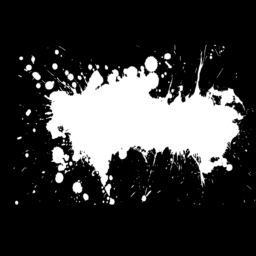
#> input picture noise/rain/3.png, 256 x 256 px, given in place of 3.jpg, which was not available
$ python image_processor.py
#> lines starting #> are read from the running program, lines starting #| are printed output that depends on the picture
#> further down, I is the input picture: shape (256, 256, 3); min 0, max 255, mean 57.2
import numpy as np
import cv2


# [26 lines left out: functions rotate_image, blur_image, not called in this run]


def add_brightness(image):
    image_HLS = cv2.cvtColor(image,cv2.COLOR_RGB2HLS) ## Conversion to HLS
#> image_HLS: shape (256, 256, 3); mean of channels 0, 1, 2 0, 57.2, 0
    image_HLS = np.array(image_HLS, dtype = np.float64)
#> image_HLS: shape (256, 256, 3) float64; mean of channels 0, 1, 2 0, 57.2, 0
    random_brightness_coefficient = np.random.uniform()+0.5 ## generates value between 0.5 and 1.5
    image_HLS[:,:,1] = image_HLS[:,:,1]*random_brightness_coefficient ## scale pixel values up or down for channel 1(Lightness)
#> image_HLS: shape (256, 256, 3) float64; mean of channels 0, 1, 2 0, 60, 0
    image_HLS[:,:,1][image_HLS[:,:,1]>255]  = 255 ##Sets all values above 255 to 255
#> image_HLS: shape (256, 256, 3) float64; mean of channels 0, 1, 2 0, 57.6, 0
    image_HLS = np.array(image_HLS, dtype = np.uint8)
#> image_HLS: shape (256, 256, 3); mean of channels 0, 1, 2 0, 57.6, 0
    image_RGB = cv2.cvtColor(image_HLS,cv2.COLOR_HLS2RGB) ## Conversion to RGB
    return image_RGB


# [42 lines left out: functions add_snow, generate_random_lines, add_rain, not called in this run]


if __name__ == "__main__":
    I = cv2.imread("/home/thien/Desktop/crack_detection/ImageClassification/dataset/train/cracked/3.jpg")
    #rotated = _rotate_image(I, angle = 90)
    #blur_image = _blur_image(rotated,3)
    J = add_brightness(I)
    K = cv2.hconcat([I, J])
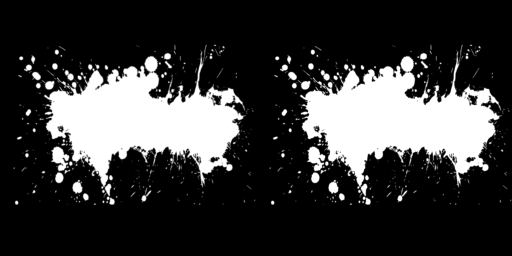
#> K: shape (256, 512, 3); min 0, max 255, mean 57.4
    cv2.imshow("image",I)
    cv2.waitKey(0)

#cv2.destroyAllWindows()

$ run again, with noise/rain/1.png copied over noise/rain/3.png
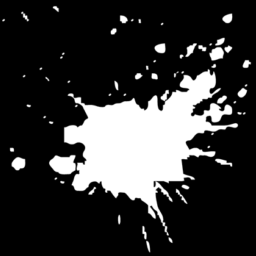
#> input picture noise/rain/1.png, 256 x 256 px, given in place of 3.jpg, which was not available
#> I is the input picture: shape (256, 256, 3); min 0, max 255, mean 52.5
#> `K = cv2.hconcat([I, J])`:
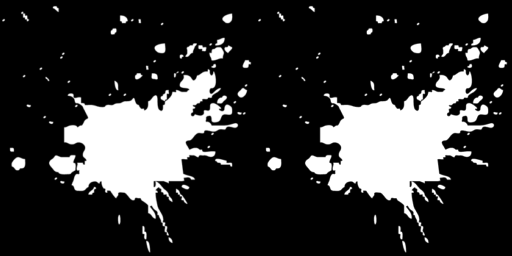
#> K: shape (256, 512, 3); min 0, max 255, mean 52.6

$ run again, with noise/rain/2.png copied over noise/rain/3.png
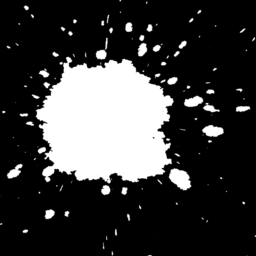
#> input picture noise/rain/2.png, 256 x 256 px, given in place of 3.jpg, which was not available
#> I is the input picture: shape (256, 256, 3); min 0, max 255, mean 58.1
#> `K = cv2.hconcat([I, J])`:
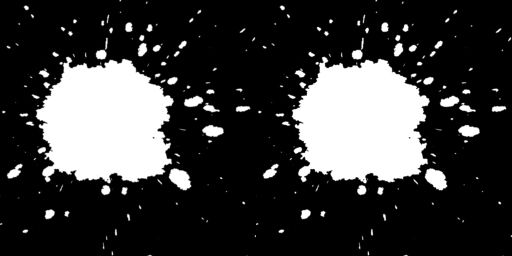
#> K: shape (256, 512, 3); min 0, max 255, mean 58.2

$ run again, with noise/rain/4.png copied over noise/rain/3.png
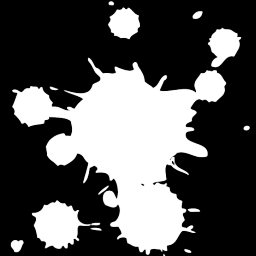
#> input picture noise/rain/4.png, 256 x 256 px, given in place of 3.jpg, which was not available
#> I is the input picture: shape (256, 256, 3); min 0, max 255, mean 84.1
#> `K = cv2.hconcat([I, J])`:
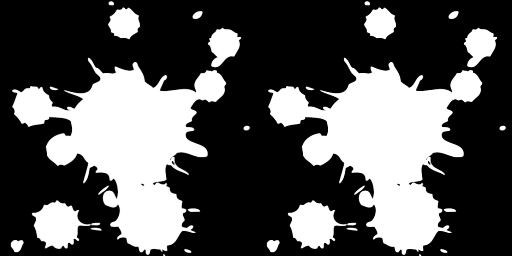
#> K: shape (256, 512, 3); min 0, max 255, mean 84.2
